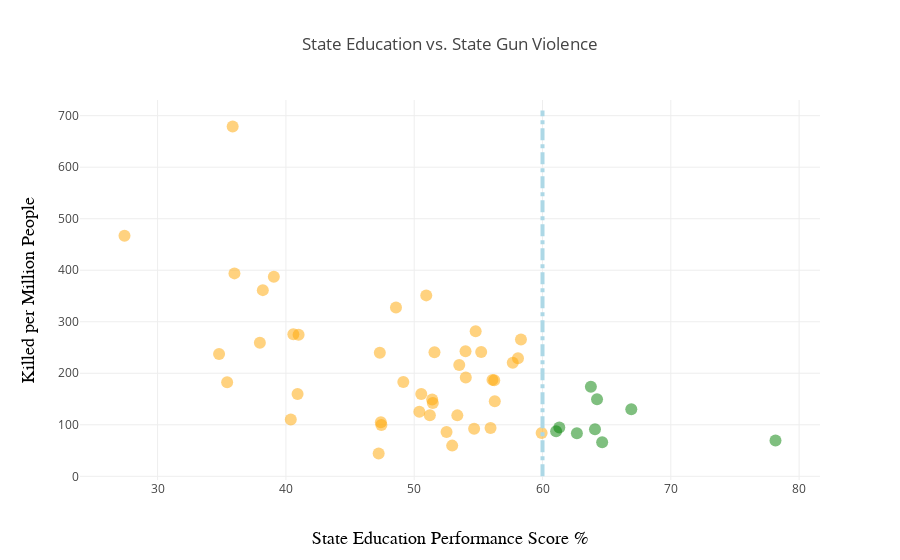

The notebook cell saved with this chart:
### Code cell
plotly.offline.init_notebook_mode(connected=True)

plotly.offline.iplot({
    "data": [go.Scatter(x=ed_rank["Rank_Score"],
                        y=ed_rank["killed_per_Million"],
                        text=ed_rank["state"],
                        mode='markers',
                        marker=dict(
                            color=ed_rank.color,
                            opacity=0.5, 
                            size=12)
                       )
            ],
    "layout": go.Layout(title="State Education vs. State Gun Violence",
                        xaxis=dict(
                            title='State Education Performance Score %',
                            titlefont=dict(
                            family='Courier New, monospace',
                            size=18,
                            color='black'),
                            zeroline = False),
                        yaxis=dict(
                            title='Killed per Million People',
                            titlefont=dict(
                            family='Courier New, monospace',
                            size=18,
                            color='black'),
                            zeroline = False),
                        shapes =({'type': 'line',
                                'xref': 'x',
                                'yref': 'y',
                                'x0': 60,
                                'y0': 0,
                                'x1': 60,
                                'y1': 710,
                                'line':{'color': 'lightblue',
                                         'width': 4,
                                         'dash': 'dashdot'}
                                 },
                                )
                       )
})

### Figure 1 — Plotly figure (JSON) as saved in the notebook; plotly's stock layout.template omitted (floating-point values rounded to 4 significant figures)
{"data": [{"marker": {"color": ["orange", "orange", "orange", "orange", "orange", "orange", "orange", "orange", "orange", "orange", "orange", "orange", "orange", "orange", "orange", "orange", "orange", "orange", "orange", "orange", "orange", "orange", "orange", "orange", "orange", "green", "orange", "orange", "green", "orange", "orange", "orange", "green", "orange", "orange", "orange", "orange", "orange", "orange", "green", "orange", "orange", "green", "green", "orange", "orange", "green", "green", "green", "orange", "orange"], "opacity": 0.5, "size": 12}, "mode": "markers", "text": ["District of Columbia", "Louisiana", "Mississippi", "Alabama", "Alaska", "Missouri", "South Carolina", "Maryland", "Tennessee", "Nevada", "Illinois", "Arkansas", "Indiana", "Oklahoma", "Kentucky", "Georgia", "New Mexico", "Delaware", "North Carolina", "Ohio", "Florida", "Pennsylvania", "Kansas", "Texas", "West Virginia", "Virginia", "Michigan", "Arizona", "Wisconsin", "Montana", "Colorado", "California", "New Jersey", "Wyoming", "Nebraska", "Washington", "Oregon", "South Dakota", "Idaho", "Connecticut", "Utah", "North Dakota", "Vermont", "Iowa", "New York", "Maine", "Minnesota", "Massachusetts", "New Hampshire", "Rhode Island", "Hawaii"], "type": "scatter", "uid": "5b1ffbee-939d-11e8-8b9e-00000004c87b", "x": [35.85, 27.42, 35.99, 39.06, 38.2, 50.94, 48.58, 54.79, 40.58, 40.99, 58.32, 37.97, 54, 55.22, 51.58, 47.32, 34.79, 58.09, 57.68, 53.51, 54.02, 56.1, 56.24, 49.15, 35.42, 63.77, 50.55, 40.91, 64.25, 51.4, 56.28, 51.45, 66.92, 50.4, 51.22, 53.36, 40.38, 47.4, 47.44, 61.31, 55.95, 54.67, 64.09, 61.06, 52.52, 59.93, 62.68, 78.16, 64.65, 52.96, 47.23], "y": [679, 466.9, 393.9, 387.2, 361.4, 351.2, 327.6, 281.6, 275.6, 274.9, 265.4, 259.2, 242.8, 241.2, 240.7, 239.9, 237.4, 229.2, 220.5, 215.9, 191.7, 187.2, 186.6, 183, 182.7, 174, 159.9, 159.8, 149.4, 149, 145.7, 142.3, 130.2, 125.3, 118.5, 118.3, 110.3, 104.9, 99.6, 94.9, 93.6, 92.4, 91.3, 87.4, 86.1, 84.1, 83.7, 69.4, 66, 59.6, 44.3]}], "layout": {"shapes": [{"line": {"color": "lightblue", "dash": "dashdot", "width": 4}, "type": "line", "x0": 60, "x1": 60, "xref": "x", "y0": 0, "y1": 710, "yref": "y"}], "title": "State Education vs. State Gun Violence", "xaxis": {"title": "State Education Performance Score %", "titlefont": {"color": "black", "family": "Courier New, monospace", "size": 18}, "zeroline": false}, "yaxis": {"title": "Killed per Million People", "titlefont": {"color": "black", "family": "Courier New, monospace", "size": 18}, "zeroline": false}}}
